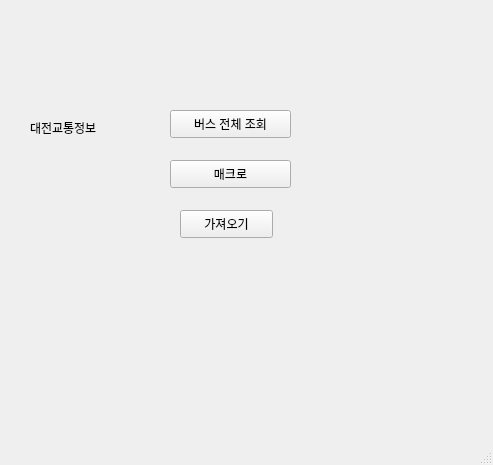
<?xml version="1.0" encoding="UTF-8"?>
<ui version="4.0">
 <class>MainWindow</class>
 <widget class="QMainWindow" name="MainWindow">
  <property name="geometry">
   <rect>
    <x>0</x>
    <y>0</y>
    <width>493</width>
    <height>465</height>
   </rect>
  </property>
  <property name="windowTitle">
   <string>MainWindow</string>
  </property>
  <widget class="QWidget" name="centralwidget">
   <widget class="QPushButton" name="pb">
    <property name="geometry">
     <rect>
      <x>180</x>
      <y>210</y>
      <width>93</width>
      <height>28</height>
     </rect>
    </property>
    <property name="text">
     <string>가져오기</string>
    </property>
   </widget>
   <widget class="QLabel" name="lbl">
    <property name="geometry">
     <rect>
      <x>30</x>
      <y>120</y>
      <width>161</width>
      <height>16</height>
     </rect>
    </property>
    <property name="text">
     <string>대전교통정보</string>
    </property>
   </widget>
   <widget class="QPushButton" name="pb_all">
    <property name="geometry">
     <rect>
      <x>170</x>
      <y>110</y>
      <width>121</width>
      <height>28</height>
     </rect>
    </property>
    <property name="text">
     <string>버스 전체 조회</string>
    </property>
   </widget>
   <widget class="QPushButton" name="pb_macro">
    <property name="geometry">
     <rect>
      <x>170</x>
      <y>160</y>
      <width>121</width>
      <height>28</height>
     </rect>
    </property>
    <property name="text">
     <string>매크로</string>
    </property>
   </widget>
  </widget>
  <widget class="QMenuBar" name="menubar">
   <property name="geometry">
    <rect>
     <x>0</x>
     <y>0</y>
     <width>493</width>
     <height>26</height>
    </rect>
   </property>
  </widget>
  <widget class="QStatusBar" name="statusbar"/>
 </widget>
 <resources/>
 <connections/>
</ui>
